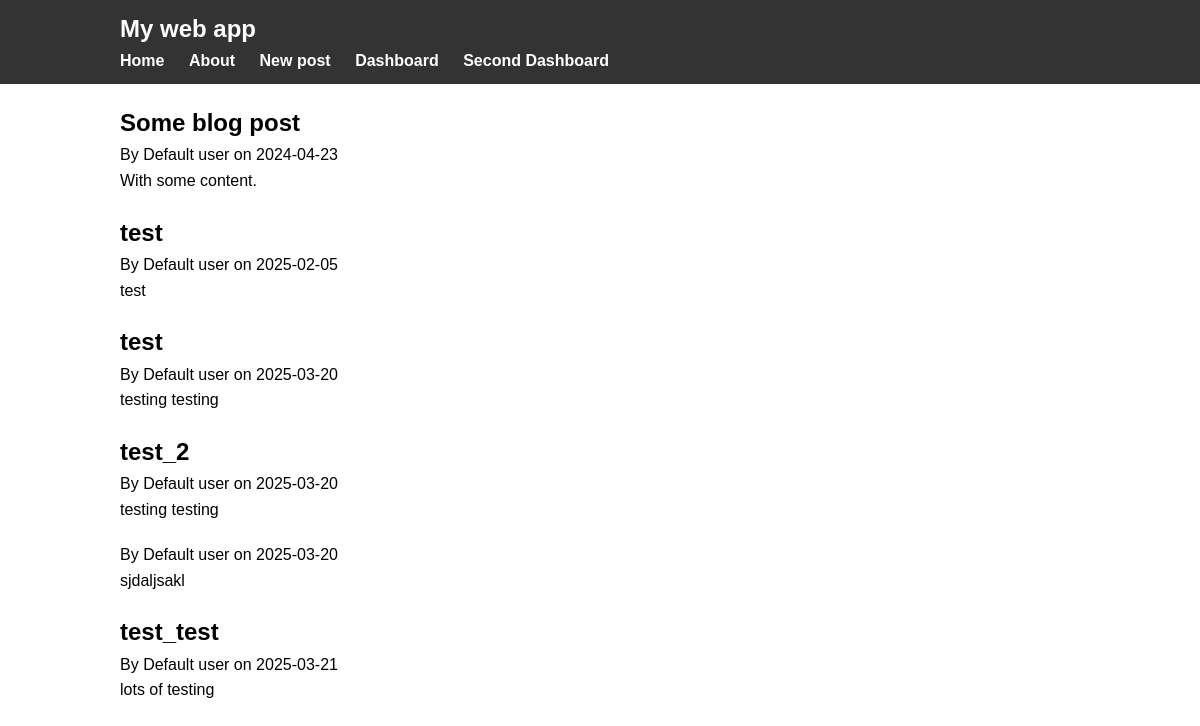
The page /home on the database its author committed.
### flaskapp/models.py (models this page shows, shortened)
class BlogPost(db.Model):
    id = db.Column(db.Integer, primary_key=True)
    title = db.Column(db.String(100), nullable=False)
    content = db.Column(db.Text, nullable=False)
    date_posted = db.Column(db.DateTime, nullable=False, default=datetime.utcnow)
    user_id = db.Column(db.Integer, db.ForeignKey('user.id'), nullable=False)

class User(db.Model):
    id = db.Column(db.Integer, primary_key=True)
    name = db.Column(db.String(20), nullable=False)
    posts = db.relationship('BlogPost', backref='author', lazy=True)

### flaskapp/routes.py (the view)
@app.route("/")
@app.route("/home")
def home():
    posts = BlogPost.query.all()
    return render_template('home.html', posts=posts)

### flaskapp/templates/home.html
{% extends 'layout.html' %}
{% block content %}
  {% for post in posts %}
    <div class="article">
      <h2>{{ post.title }}</h2>
      <p>By {{ post.author.name }} on {{ post.date_posted.strftime('%Y-%m-%d') }}</p>
      <p>{{ post.content }}</p>
    </div>
  {% endfor %}
{% endblock %}

### flaskapp/templates/layout.html (shortened to what this page needs)
<!DOCTYPE html>
<html>
<head>
    <link rel="stylesheet" type="text/css" href="{{ url_for('static', filename='main.css') }}">
</head>
<body>
<header>
    <div id="container">
        <h1 class="logo">My web app</h1>
        <strong>
            <nav>
                <ul class="menu">
                    <li><a href="{{ url_for('home') }}">Home</a></li>
                    <li><a href="{{ url_for('about') }}">About</a></li>
                    <li><a href="{{ url_for('new_post') }}">New post</a></li>
                    <li><a href="{{ url_for('dashboard') }}">Dashboard</a></li>
                    <li><a href="{{ url_for('dashboard_2') }}">Second Dashboard</a></li>
                </ul>
            </nav>
        </strong>
    </div>
</header>
<div class="container">
    {% block content %}
    {% endblock %}
</div>
</body>
</html>

### flaskapp/static/main.css (style rules this page uses)
html, body, ul, li, h1, h2, p, header, nav, div { margin: 0; padding: 0; border: 0; box-sizing: border-box; }
body { font-family: Arial, sans-serif; line-height: 1.6; }
header { background-color: #333; color: #fff; padding: 10px 0; }
#container { width: 80%; margin: 0 auto; }
.logo { font-size: 24px; }
.menu { list-style-type: none; }
.menu li { display: inline; margin-right: 20px; }
.menu li:last-child { margin-right: 0; }
.menu li a { color: #fff; text-decoration: none; }
.container { width: 80%; margin: 20px auto; }
.article { margin-bottom: 20px; }

### rows shown on the page
BlogPost: title "Some blog post", author.name "Default user", date_posted "2024-04-23", content "With some content."
BlogPost: title "test", author.name "Default user", date_posted "2025-02-05", content "test"
BlogPost: title "test", author.name "Default user", date_posted "2025-03-20", content "testing testing"
BlogPost: title "test_2", author.name "Default user", date_posted "2025-03-20", content "testing testing"
BlogPost: author.name "Default user", date_posted "2025-03-20", content "sjdaljsakl"
BlogPost: title "test_test", author.name "Default user", date_posted "2025-03-21", content "lots of testing"
